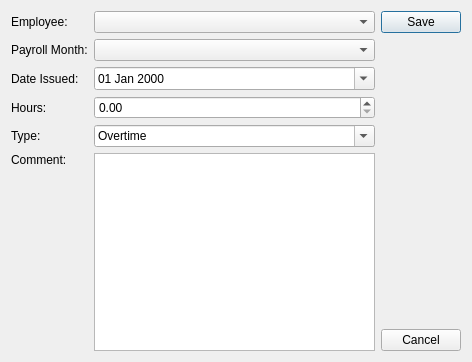
<?xml version="1.0" encoding="UTF-8"?>
<ui version="4.0">
 <class>MiscHoursEditor</class>
 <widget class="QDialog" name="MiscHoursEditor">
  <property name="geometry">
   <rect>
    <x>0</x>
    <y>0</y>
    <width>472</width>
    <height>362</height>
   </rect>
  </property>
  <property name="windowTitle">
   <string>Misc Hours</string>
  </property>
  <layout class="QHBoxLayout" name="horizontalLayout">
   <item>
    <layout class="QGridLayout" name="gridLayout">
     <item row="3" column="1">
      <widget class="QDoubleSpinBox" name="spinAmount">
       <property name="maximum">
        <double>99999999.000000000000000</double>
       </property>
      </widget>
     </item>
     <item row="5" column="0">
      <widget class="QLabel" name="label_5">
       <property name="text">
        <string>Comment:</string>
       </property>
       <property name="alignment">
        <set>Qt::AlignLeading|Qt::AlignLeft|Qt::AlignTop</set>
       </property>
      </widget>
     </item>
     <item row="0" column="1">
      <widget class="QComboBox" name="cboEmployee"/>
     </item>
     <item row="1" column="1">
      <widget class="QComboBox" name="cboPayrollMonth"/>
     </item>
     <item row="2" column="0">
      <widget class="QLabel" name="label_3">
       <property name="text">
        <string>Date Issued:</string>
       </property>
      </widget>
     </item>
     <item row="5" column="1">
      <widget class="QTextEdit" name="txtComment"/>
     </item>
     <item row="0" column="0">
      <widget class="QLabel" name="label">
       <property name="text">
        <string>Employee:</string>
       </property>
      </widget>
     </item>
     <item row="1" column="0">
      <widget class="QLabel" name="label_2">
       <property name="text">
        <string>Payroll Month:</string>
       </property>
      </widget>
     </item>
     <item row="2" column="1">
      <widget class="QDateEdit" name="dtpDateIssued">
       <property name="displayFormat">
        <string>dd MMM yyyy</string>
       </property>
       <property name="calendarPopup">
        <bool>true</bool>
       </property>
      </widget>
     </item>
     <item row="3" column="0">
      <widget class="QLabel" name="label_4">
       <property name="text">
        <string>Hours:</string>
       </property>
      </widget>
     </item>
     <item row="4" column="0">
      <widget class="QLabel" name="label_6">
       <property name="text">
        <string>Type:</string>
       </property>
      </widget>
     </item>
     <item row="4" column="1">
      <widget class="QComboBox" name="cboType">
       <property name="editable">
        <bool>true</bool>
       </property>
       <item>
        <property name="text">
         <string>Overtime</string>
        </property>
       </item>
       <item>
        <property name="text">
         <string>Holiday</string>
        </property>
       </item>
       <item>
        <property name="text">
         <string>Absent</string>
        </property>
       </item>
      </widget>
     </item>
    </layout>
   </item>
   <item>
    <layout class="QVBoxLayout" name="verticalLayout">
     <item>
      <widget class="QPushButton" name="cmdSave">
       <property name="text">
        <string>Save</string>
       </property>
       <property name="default">
        <bool>true</bool>
       </property>
      </widget>
     </item>
     <item>
      <spacer name="verticalSpacer">
       <property name="orientation">
        <enum>Qt::Vertical</enum>
       </property>
       <property name="sizeHint" stdset="0">
        <size>
         <width>20</width>
         <height>40</height>
        </size>
       </property>
      </spacer>
     </item>
     <item>
      <widget class="QPushButton" name="cmdCancel">
       <property name="text">
        <string>Cancel</string>
       </property>
      </widget>
     </item>
    </layout>
   </item>
  </layout>
 </widget>
 <tabstops>
  <tabstop>cboEmployee</tabstop>
  <tabstop>cboPayrollMonth</tabstop>
  <tabstop>dtpDateIssued</tabstop>
  <tabstop>spinAmount</tabstop>
  <tabstop>cboType</tabstop>
  <tabstop>txtComment</tabstop>
  <tabstop>cmdSave</tabstop>
  <tabstop>cmdCancel</tabstop>
 </tabstops>
 <resources/>
 <connections/>
</ui>
